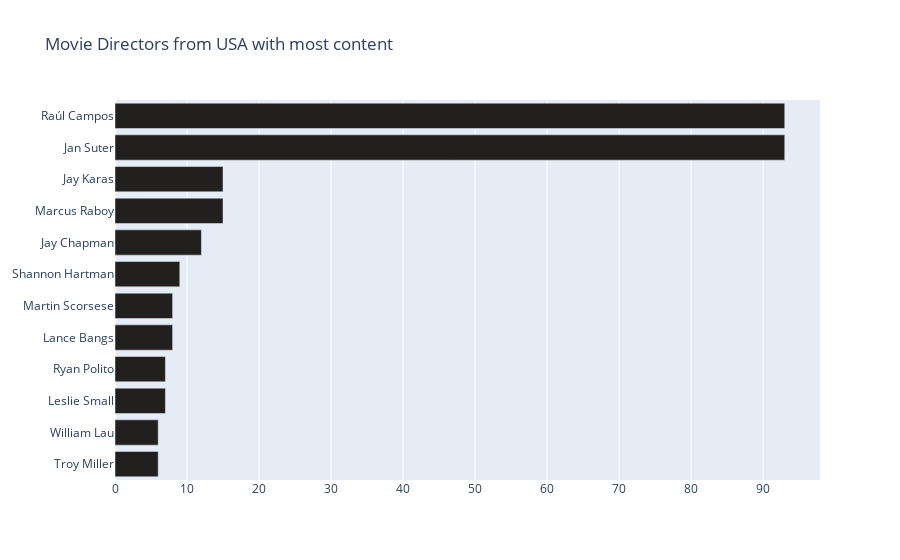

The notebook cell this image was saved under:
### Code cell
n_USAMovies=n_movies[n_movies['Country']=='United States']    
    
col = "Director"
categories = ", ".join(n_USAMovies[col].fillna("")).split(", ")
counter_list = collections.Counter(categories).most_common(12)
counter_list = [_ for _ in counter_list if _[0] != ""]
labels = [_[0] for _ in counter_list][::-1]
values = [_[1] for _ in counter_list][::-1]
trace1 = go.Bar(y=labels, x=values, orientation="h", name="TV Shows", marker=dict(color="#221f1f"))

Trace = [trace1]
layout = go.Layout(title="Movie Directors from USA with most content", legend=dict(x=0.1, y=1.1, orientation="h"))
fig = go.Figure(Trace, layout=layout)
fig.show()
# we also found 2 directors are popular in USA (RAUL CAMPOS,JAN SUTER)

### Figure 1 — Plotly figure (JSON) as saved in the notebook; plotly's stock layout.template omitted (floating-point values rounded to 4 significant figures)
{"data": [{"marker": {"color": "#221f1f"}, "name": "TV Shows", "orientation": "h", "type": "bar", "x": [6, 6, 7, 7, 8, 8, 9, 12, 15, 15, 93, 93], "y": ["Troy Miller", "William Lau", "Leslie Small", "Ryan Polito", "Lance Bangs", "Martin Scorsese", "Shannon Hartman", "Jay Chapman", "Marcus Raboy", "Jay Karas", "Jan Suter", "Raúl Campos"]}], "layout": {"legend": {"orientation": "h", "x": 0.1, "y": 1.1}, "title": {"text": "Movie Directors from USA with most content"}}}
